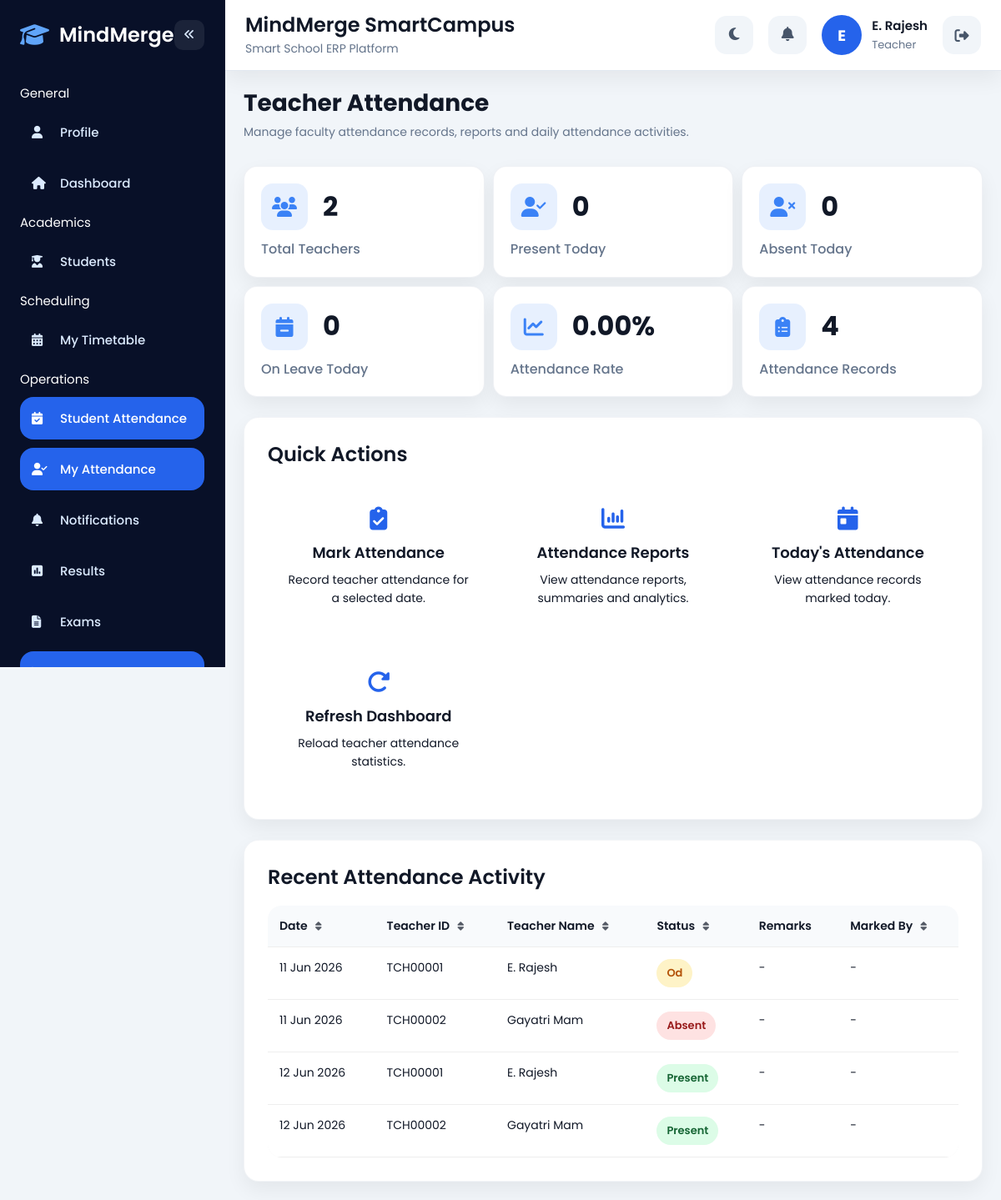
The page /attendance/teacher/index.php (signed in) on the database its author committed.
### tables this page shows
CREATE TABLE `teacher_attendance` (
  `attendance_id` int(11) NOT NULL,
  `teacher_id` int(11) NOT NULL,
  `attendance_date` date NOT NULL,
  `status` enum('present','absent','leave','medical_leave','od','half_day') NOT NULL DEFAULT 'present',
  `remarks` text DEFAULT NULL,
  `created_by` int(11) DEFAULT NULL,
  `created_at` timestamp NOT NULL DEFAULT current_timestamp(),
  `updated_at` timestamp NULL DEFAULT NULL ON UPDATE current_timestamp()
);

CREATE TABLE `teachers` (
  `id` int(11) NOT NULL,
  `user_id` int(11) NOT NULL,
  `teacher_id` varchar(50) DEFAULT NULL,
  `class_id` int(11) DEFAULT NULL,
  `section_id` int(11) DEFAULT NULL,
  `subject_name` varchar(100) DEFAULT NULL,
  `qualification` varchar(100) DEFAULT NULL,
  `specialization` varchar(100) DEFAULT NULL,
  `salary` decimal(10,2) DEFAULT NULL,
  `created_at` timestamp NOT NULL DEFAULT current_timestamp()
);

CREATE TABLE `users` (
  `id` int(11) NOT NULL,
  `full_name` varchar(100) NOT NULL,
  `email` varchar(100) NOT NULL,
  `phone` varchar(20) NOT NULL,
  `password` varchar(255) NOT NULL,
  `role` enum('admin','teacher','student','parent') NOT NULL,
  `profile_photo` varchar(255) DEFAULT 'default.png',
  `theme_preference` varchar(20) DEFAULT 'light',
  `created_at` timestamp NOT NULL DEFAULT current_timestamp(),
  `admin_id` varchar(50) DEFAULT NULL
);

### attendance/teacher/index.php (the view, shortened to what this page needs)
<?php
include('../../config/db.php');
$total_teachers = mysqli_fetch_assoc(
mysqli_query(
$conn,
"SELECT COUNT(*) total
FROM teachers"
)
)['total'];
$present_today = mysqli_fetch_assoc(
mysqli_query(
$conn,
"SELECT COUNT(*) total
FROM teacher_attendance
WHERE
attendance_date = CURDATE()
AND
status='present'"
)
)['total'];
$absent_today = mysqli_fetch_assoc(
mysqli_query(
$conn,
"SELECT COUNT(*) total
FROM teacher_attendance
WHERE
attendance_date = CURDATE()
AND
status='absent'"
)
)['total'];
$leave_today = mysqli_fetch_assoc(
mysqli_query(
$conn,
"SELECT COUNT(*) total
FROM teacher_attendance
WHERE
attendance_date = CURDATE()
AND
status IN
(
'leave',
'medical_leave',
'od'
)"
)
)['total'];
$total_records = mysqli_fetch_assoc(
mysqli_query(
$conn,
"SELECT COUNT(*) total
FROM teacher_attendance"
)
)['total'];
$today_percentage = 0;
$recent_attendance = mysqli_query(
$conn,
"SELECT
ta.attendance_id,
ta.attendance_date,
ta.status,
ta.remarks,
t.teacher_id,
u.full_name,
creator.full_name AS marked_by
FROM teacher_attendance ta
JOIN teachers t
ON ta.teacher_id=t.id
JOIN users u
ON t.user_id=u.id
LEFT JOIN users creator
ON ta.created_by=creator.id
ORDER BY ta.created_at DESC
LIMIT 20"
);
?>
    <!DOCTYPE html>
    <html lang="en">
    <head>
    <link rel="stylesheet" href="../../assets/css/global.css">
    <link rel="stylesheet" href="../../assets/css/layout.css">
    <link rel="stylesheet" href="../../assets/css/components.css">
    <link
    rel="stylesheet"
    href="https://cdnjs.cloudflare.com/ajax/libs/font-awesome/6.5.1/css/all.min.css">
    </head>
    <body>
    <div class="app-layout">
    <?php include('../../partials/sidebar.php'); ?>
    <div class="main-content">
    <?php include('../../partials/topbar.php'); ?>
    <div class="page-content">
<div class="page-header">
    <div>
        <h1>
            Teacher Attendance
        </h1>
        <p>
            Manage faculty attendance records, reports and daily attendance activities.
        </p>
    </div>
</div>
<div class="dashboard-grid">
    <div class="dashboard-card stat-card">
        <div class="stat-top">
            <div class="card-icon">
                <i class="fa-solid fa-users"></i>
            </div>
            <h3>
                <?php echo $total_teachers; ?>
            </h3>
        </div>
        <p>
            Total Teachers
        </p>
    </div>
    <div class="dashboard-card stat-card">
        <div class="stat-top">
            <div class="card-icon">
                <i class="fa-solid fa-user-check"></i>
            </div>
            <h3>
                <?php echo $present_today; ?>
            </h3>
        </div>
        <p>
            Present Today
        </p>
    </div>
    <div class="dashboard-card stat-card">
        <div class="stat-top">
            <div class="card-icon">
                <i class="fa-solid fa-user-xmark"></i>
            </div>
            <h3>
                <?php echo $absent_today; ?>
            </h3>
        </div>
        <p>
            Absent Today
        </p>
    </div>
    <div class="dashboard-card stat-card">
        <div class="stat-top">
            <div class="card-icon">
                <i class="fa-solid fa-calendar-minus"></i>
            </div>
            <h3>
                <?php echo $leave_today; ?>
            </h3>
        </div>
        <p>
            On Leave Today
        </p>
    </div>
    <div class="dashboard-card stat-card">
        <div class="stat-top">
            <div class="card-icon">
                <i class="fa-solid fa-chart-line"></i>
            </div>
            <h3>
                <?php
echo number_format(
floatval(
$today_percentage
),
2
);
?>%
            </h3>
        </div>
        <p>
            Attendance Rate
        </p>
    </div>
    <div class="dashboard-card stat-card">
<div class="stat-top">
<div class="card-icon">
<i class="fa-solid fa-clipboard-list"></i>
</div>
<h3>
<?php echo $total_records; ?>
</h3>
</div>
<p>
Attendance Records
</p>
</div>
</div>
<div class="dashboard-section">
    <div class="section-header">
        <h2>
            Quick Actions
        </h2>
    </div>
    <div class="quick-actions">
        <a
        href="mark.php"
        class="action-card"
        >
            <i class="fa-solid fa-clipboard-check"></i>
            <h3>
                Mark Attendance
            </h3>
            <p>
                Record teacher attendance for a selected date.
            </p>
        </a>
        <a
        href="report.php"
        class="action-card"
        >
            <i class="fa-solid fa-chart-column"></i>
            <h3>
                Attendance Reports
            </h3>
            <p>
                View attendance reports, summaries and analytics.
            </p>
        </a>
        <a
        href="report.php?date_from=<?php echo date('Y-m-d'); ?>&date_to=<?php echo date('Y-m-d'); ?>"
        class="action-card"
        >
            <i class="fa-solid fa-calendar-day"></i>
            <h3>
                Today's Attendance
            </h3>
            <p>
                View attendance records marked today.
            </p>
        </a>
    <a
href="index.php"
class="action-card"
>
<i class="fa-solid fa-rotate-right"></i>
<h3>
Refresh Dashboard
</h3>
<p>
Reload teacher attendance statistics.
</p>
</a>
    </div>
</div>
<div class="dashboard-section">
    <div class="section-header">
        <h2>
            Recent Attendance Activity
        </h2>
    </div>
    <div class="table-responsive">
        <table
        class="data-table custom-table"
        >
            <thead>
                <tr>
                    <th data-sort="true">
                        Date
                    </th>
                    <th data-sort="true">
                        Teacher ID
                    </th>
                    <th data-sort="true">
                        Teacher Name
                    </th>
                    <th data-sort="true">
                        Status
                    </th>
                    <th>
                        Remarks
                    </th>
                    <th data-sort="true">
                        Marked By
                    </th>
                </tr>
            </thead>
            <tbody>
                <?php
                if(
                mysqli_num_rows(
                $recent_attendance
                ) > 0
                ){
                while(
                $row =
                mysqli_fetch_assoc(
                $recent_attendance
                )
                ){
                ?>
                <tr>
                    <td>
                        <?php
                        echo date(
                        'd M Y',
                        strtotime(
                        $row['attendance_date']
                        )
                        );
                        ?>
                    </td>
                    <td>
                        <?php
                        echo htmlspecialchars(
                        $row['teacher_id']
                        );
                        ?>
                    </td>
                    <td>
                        <?php
                        echo htmlspecialchars(
                        $row['full_name']
                        );
                        ?>
                    </td>
                    <td>
                        <?php
                        $badge_class =
                        'secondary';
                        if(
                        $row['status']
                        ==
                        'present'
                        ){
                        $badge_class =
                        'success';
                        }
                        elseif(
                        $row['status']
                        ==
                        'absent'
                        ){
                        $badge_class =
                        'danger';
                        }
                        else{
                        $badge_class =
                        'warning';
                        }
                        ?>
                        <span
class="status <?php echo $badge_class; ?>"
>
                            <?php
                            echo ucwords(
                            str_replace(
                            '_',
                            ' ',
                            $row['status']
                            )
                            );
                            ?>
                        </span>
                    </td>
                    <td>
                        <?php
                        echo !empty(
                        $row['remarks']
                        )
                        ?
                        htmlspecialchars(
                        $row['remarks']
                        )
                        :
                        '-';
                        ?>
                    </td>
                    <td>
                        <?php
                        echo !empty(
                        $row['marked_by']
                        )
                        ?
                        htmlspecialchars(
                        $row['marked_by']
                        )
                        :
                        '-';
                        ?>
                    </td>
                </tr>
                <?php
                }
                }
                ?>
            </tbody>
        </table>
    </div>
</div>
</div>
</body>
</html>

### assets/css/global.css (style rules this page uses)
:root { --primary:#2563eb; --primary-dark:#1d4ed8; --bg:#f1f5f9; --sidebar:#081028; --card:#ffffff; --text:#111827; --muted:#64748b; --success:#22c55e; --danger:#ef4444; --warning:#f59e0b; --radius-lg:18px; --radius-md:14px; --radius-sm:10px; --shadow: 0 10px 25px rgba(0,0,0,0.06); }
* { margin:0; padding:0; box-sizing:border-box; }
html, body { width:100%; overflow-x:hidden; scroll-behavior:smooth; }
body { font-family:'Poppins',sans-serif; background:var(--bg); color:var(--text); font-size:15px; }
h1 { font-size:34px; font-weight:700; line-height:1.2; }
h2 { font-size:24px; font-weight:600; line-height:1.3; }
h3 { font-size:18px; font-weight:600; line-height:1.4; }
p { color:var(--muted); line-height:1.6; font-size:14px; }
.page-content { padding:24px; width:100%; max-width:1500px; margin:auto; }
.table-responsive { width:100%; overflow-x:auto; border-radius:16px; }
@media (max-width:1200px) { .page-content { padding:22px; } }

### assets/css/layout.css (style rules this page uses)
.app-layout { display:flex; min-height:100vh; background:var(--bg); }
.main-content { margin-left:270px; width:100%; min-height:100vh; transition:0.3s; }

### assets/css/components.css (style rules this page uses)
.dashboard-grid { display:grid; grid-template-columns: repeat(auto-fit,minmax(260px,1fr)); gap:10px; }
.dashboard-card { background:var(--card); border-radius:var(--radius-lg); box-shadow:var(--shadow); transition:0.3s; width:100%; overflow:hidden; padding:24px; border:1px solid rgba(148,163,184,.15); }
.table-responsive { width:100%; overflow-x:auto; border-radius:16px; }
.custom-table { width:100%; min-width:700px; border-collapse:collapse; background:var(--card); border-radius:16px; overflow:hidden; box-shadow:var(--shadow); }
.custom-table th, .custom-table td { padding:14px 16px; text-align:left; border-bottom:1px solid #eee; font-size:14px; vertical-align:top; }
.custom-table th { background:#f8fafc; font-weight:600; }
.page-header { display:flex; justify-content:space-between; align-items:center; gap:20px; flex-wrap:wrap; margin-bottom:30px; }
.dashboard-section { margin-top:24px; background:var(--card); padding:28px; border-radius:var(--radius-lg); box-shadow:var(--shadow); overflow:hidden; border:1px solid rgba(148,163,184,.12); }
.section-header { margin-bottom:18px; }
.card-icon { width:52px; height:52px; display:flex; align-items:center; justify-content:center; border-radius:12px; background:rgba(59,130,246,0.12); }
.card-icon i { font-size:22px; color:#3b82f6; }
.quick-actions { display:grid; grid-template-columns: repeat(auto-fit,minmax(250px,1fr)); gap:20px; align-items:stretch; }
.action-card { background:var(--card); padding:24px; border-radius:18px; text-align:center; display:flex; flex-direction:column; justify-content:center; min-height:180px; width:auto; height:100%; }
.action-card h3, .action-card p { text-decoration:none; color:inherit; }
.action-card i { font-size:28px; margin-bottom:14px; color:var(--primary); }
.action-card h3 { margin-bottom:8px; }
.action-card, .action-card:visited, .action-card:hover, .action-card:focus { text-decoration:none !important; color:inherit; }
.action-card h3, .action-card p { text-decoration:none !important; }
.status { padding:7px 12px; border-radius:30px; font-size:13px; font-weight:600; display:inline-block; }
.status.success { background:#dcfce7; color:#166534; }
.status.warning { background:#fef3c7; color:#92400e; }
.status.danger { background:#fee2e2; color:#991b1b; }
.custom-table th[data-sort="true"] { cursor:pointer; user-select:none; white-space:nowrap; }
.custom-table th, .custom-table td { padding:16px 18px; }
.status.warning { background:#fef3c7; color:#b45309; }
.stat-card { padding:20px; border:1px solid rgba(148,163,184,.15); border-radius:16px; background:var(--card); min-height:120px; }
.stat-top { display:flex; align-items:center; gap:18px; margin-bottom:10px; }
.stat-top h3 { margin:0; font-size:32px; font-weight:700; color:var(--text); }
.stat-card p { margin:0; font-size:16px; font-weight:500; color:var(--muted); }
.card-icon { width:56px; height:56px; display:flex; align-items:center; justify-content:center; border-radius:14px; background:rgba(59,130,246,0.12); }
.card-icon i { font-size:24px; color:#3b82f6; }
.data-table { width:100%; border-collapse:collapse; }
.data-table th { padding:14px; text-align:left; font-weight:600; }
.data-table td { padding:14px; border-top:1px solid rgba(148,163,184,.15); }
.quick-actions { display:grid; grid-template-columns: repeat( auto-fit, minmax( 220px, 1fr ) ); gap:16px; }
.quick-actions .action-card { width:100%; margin:0; }

### rows shown on the page
teacher_attendance: attendance_date "11 Jun 2026", teacher.teacher_id "TCH00001", users.full_name "E. Rajesh", status "Od"
teacher_attendance: attendance_date "11 Jun 2026", teacher.teacher_id "TCH00002", users.full_name "Gayatri Mam", status "Absent"
teacher_attendance: attendance_date "12 Jun 2026", teacher.teacher_id "TCH00001", users.full_name "E. Rajesh", status "Present"
teacher_attendance: attendance_date "12 Jun 2026", teacher.teacher_id "TCH00002", users.full_name "Gayatri Mam", status "Present"

### other values the page prints
$group['label'] "General"
$config['label'] "Profile"
$config['label'] "Dashboard"
$group['label'] "Academics"
$config['label'] "Students"
$group['label'] "Scheduling"
$config['label'] "My Timetable"
$group['label'] "Operations"
$config['label'] "Student Attendance"
$config['label'] "My Attendance"
$config['label'] "Notifications"
$config['label'] "Results"
$config['label'] "Exams"
$first_letter "E"
$full_name "E. Rajesh"
